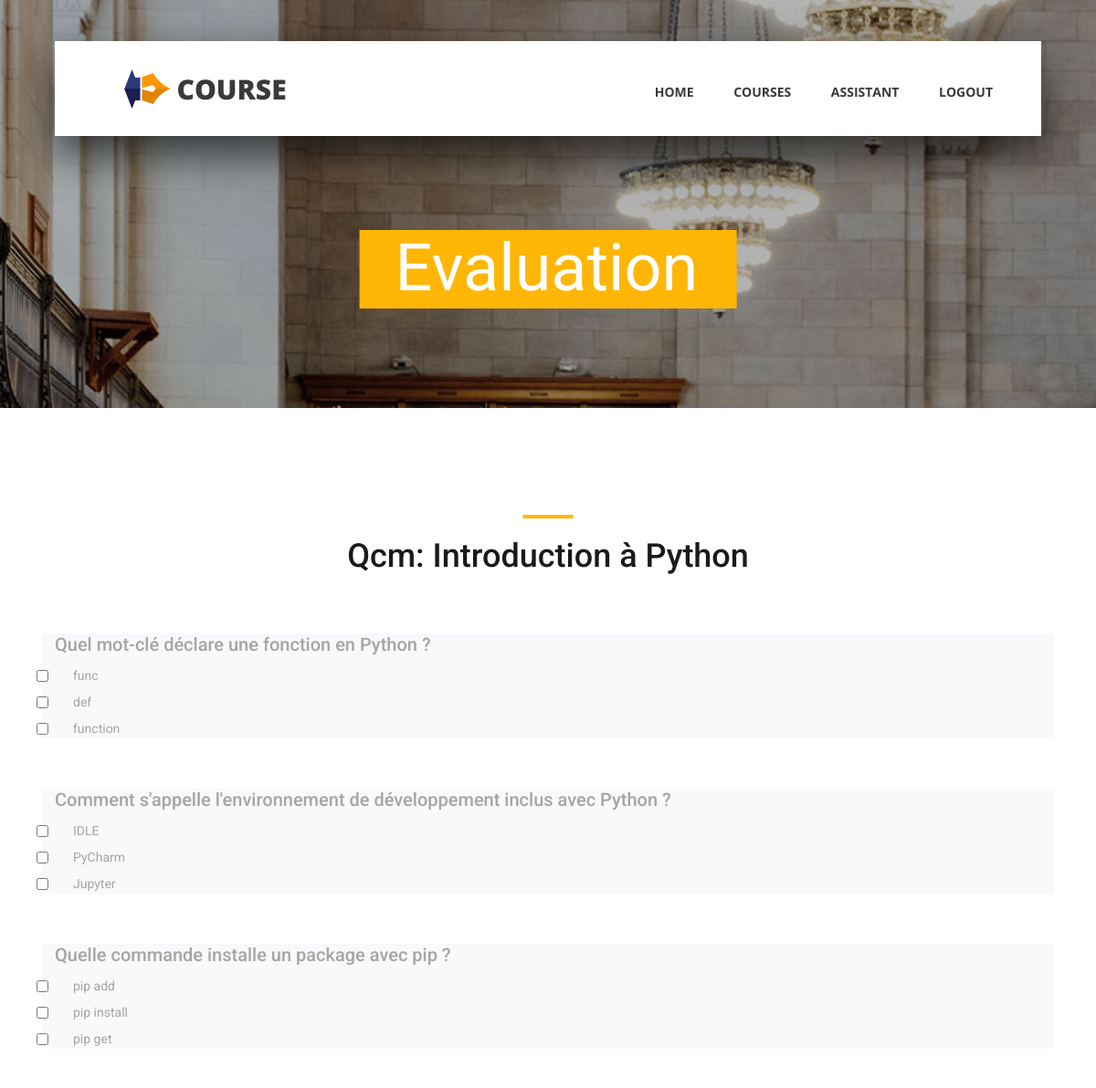
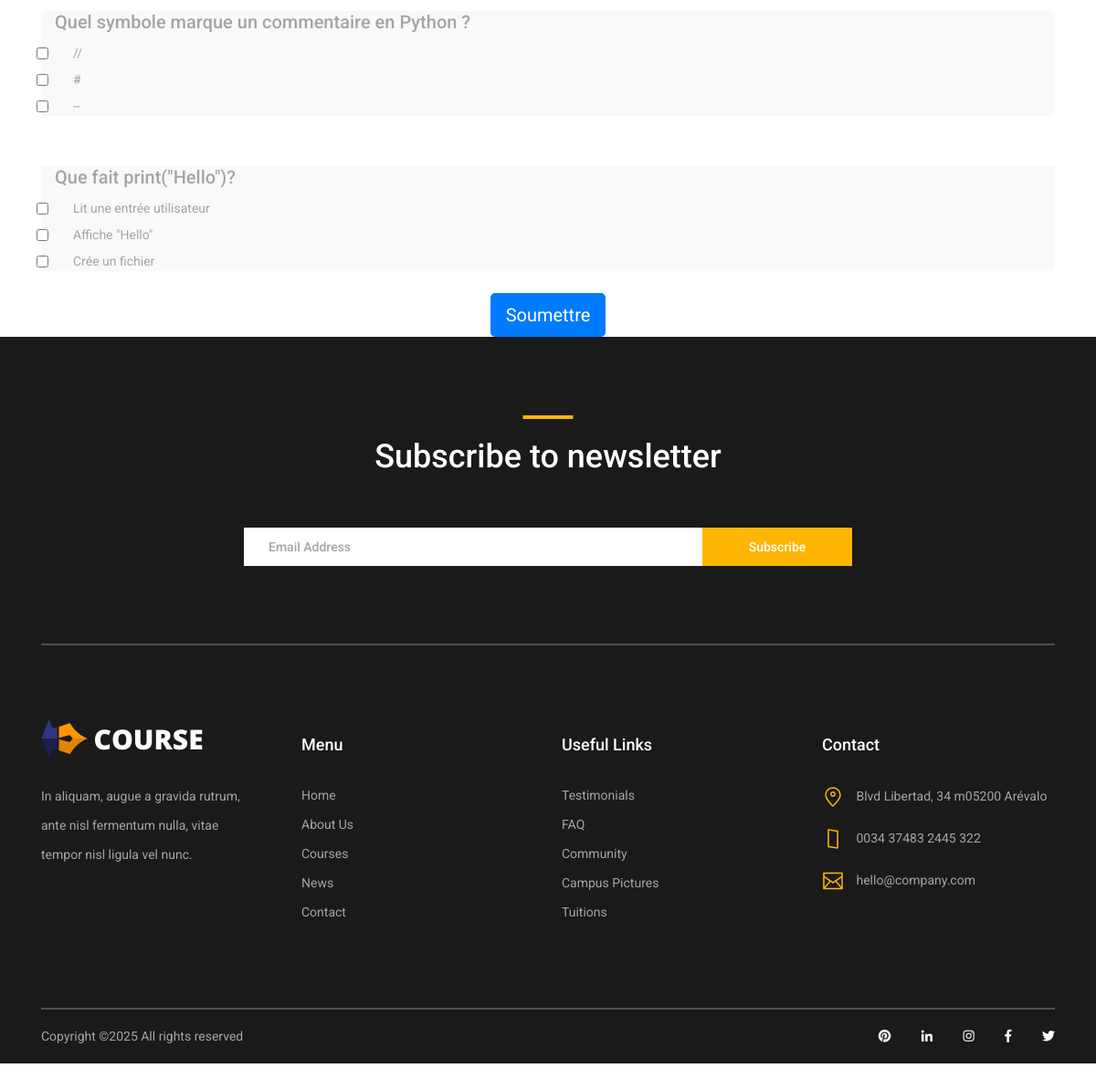
Page /qcm/8/ (signed in) on the committed database (2 pictures, top to bottom).
### qcm/models.py (models this page shows, shortened)
class Qcm(models.Model):
    idQcm=models.AutoField(primary_key=True)
    lesson=models.ForeignKey(Lesson,on_delete=models.CASCADE,related_name='qcm')
    titreQcm=models.TextField()
    scoreMax=models.IntegerField(default=3, editable=False)

### question/models.py (models this page shows, shortened)
class Question(models.Model):
    idQuestion = models.AutoField(primary_key=True)
    qcm = models.ForeignKey(Qcm, on_delete=models.CASCADE, related_name='questions')
    texte = models.TextField()

### reponse/models.py (models this page shows, shortened)
class Reponse(models.Model):
    idReponse = models.AutoField(primary_key=True)
    question = models.ForeignKey(Question, on_delete=models.CASCADE, related_name='reponses')
    rep = models.TextField()
    natureRep = models.BooleanField()  # True si c’est une bonne réponse

### qcm/views.py (the view)
# urls.py: path('<int:qcm_id>/', views.afficher_qcm, name='questions'),
@login_required
def afficher_qcm(request, qcm_id):
    qcm = get_object_or_404(Qcm, pk=qcm_id)
    questions = qcm.questions.prefetch_related('reponses')
    return render(request, 'qcm.html', {
        'qcm': qcm,
        'questions': questions,
    })

### templates/qcm.html (shortened to what this page needs)
{% load static %}
<!DOCTYPE html>
<html lang="en">
<head>
    <link rel="stylesheet" type="text/css" href="{% static 'styles/bootstrap4/bootstrap.min.css' %}">
    <link href="{% static 'plugins/fontawesome-free-5.0.1/css/fontawesome-all.css' %}" rel="stylesheet" type="text/css">
    <link rel="stylesheet" type="text/css" href="{% static 'styles/courses_styles.css' %}">
    <link rel="stylesheet" type="text/css" href="{% static 'styles/courses_responsive.css' %}">
</head>
<body>
<div class="super_container">
    <header class="header d-flex flex-row">
        <div class="header_content d-flex flex-row align-items-center">
            <div class="logo_container">
                <div class="logo">
                    <img src="{% static 'images/logo.png' %}" alt="">
                    <span>course</span>
                </div>
            </div>
            <nav class="main_nav_container">
                <div class="main_nav">
                    <ul class="main_nav_list">
                        <li class="main_nav_item"><a href="{% url 'index' %}">home</a></li>
                        <li class="main_nav_item"><a href="{% url 'cours:liste' %}">courses</a></li>
                        <li class="main_nav_item"><a href="{% url 'chat' %}">Assistant</a></li>
                        <li  class="main_nav_item">
							{% if user.is_authenticated %}
							<a class="page-scroll" href="{% url 'logout' %}">Logout</a>
							{% else %}
							<a class="page-scroll" href="{% url 'login' %}">Login</a>
							{% endif %}
						</li>
                    </ul>
                </div>
            </nav>
        </div>
    </header>
    <div class="home">
        <div class="home_background_container prlx_parent">
            <div class="home_background prlx" style="background-image:url({% static 'images/courses_background.jpg' %})"></div>
        </div>
        <div class="home_content">
            <h1>Evaluation</h1>
        </div>
    </div>
    <div class="popular page_section">
        <div class="container">
            <div class="row">
                <div class="col">
                    <div class="section_title text-center">
                        <h1>Qcm: {{qcm.titreQcm}}</h1>
                    </div>
                </div>
            </div>
           <form method="post" action="{% url 'qcm:soumettre_qcm' qcm.idQcm %}" class="mt-4">
    {% for question in questions %}
        <div class="card mb-4 shadow-sm">
            <div class="card-body">
                <h5 class="card-title">{{ question.texte }}</h5>
                {% for reponse in question.reponses.all %}
                    <div class="form-check">
                        <input class="form-check-input" type="checkbox" name="question_{{ question.idQuestion }}" id="reponse_{{ reponse.idReponse }}" value="{{ reponse.idReponse }}">
                        <label class="form-check-label" for="reponse_{{ reponse.idReponse }}">
                            {{ reponse.rep }}
                        </label>
                    </div>
                {% endfor %}
            </div>
        </div>
    {% endfor %}
    <div class="text-center">
        <button type="submit" class="btn btn-primary btn-lg">Soumettre</button>
    </div>
</form>
        </div>
    <footer class="footer">
        <div class="container">
            <div class="newsletter">
                <div class="row">
                    <div class="col">
                        <div class="section_title text-center">
                            <h1>Subscribe to newsletter</h1>
                        </div>
                    </div>
                </div>
                <div class="row">
                    <div class="col text-center">
                        <div class="newsletter_form_container mx-auto">
                            <form method="post">
                                <div class="newsletter_form d-flex flex-md-row flex-column flex-xs-column align-items-center justify-content-center">
                                    <input type="email" name="email" class="newsletter_email" placeholder="Email Address" required>
                                    <button type="submit" class="newsletter_submit_btn trans_300">Subscribe</button>
                                </div>
                            </form>
                        </div>
                    </div>
                </div>
            </div>
            <div class="footer_content">
                <div class="row">
                    <div class="col-lg-3 footer_col">
                        <div class="logo_container">
                            <div class="logo">
                                <img src="{% static 'images/logo.png' %}" alt="">
                                <span>course</span>
                            </div>
                        </div>
                        <p class="footer_about_text">In aliquam, augue a gravida rutrum, ante nisl fermentum nulla, vitae tempor nisl ligula vel nunc.</p>
                    </div>
                    <div class="col-lg-3 footer_col">
                        <div class="footer_column_title">Menu</div>
                        <div class="footer_column_content">
                            <ul>
                                <li class="footer_list_item"><a href="{% url 'index' %}">Home</a></li>
                                <li class="footer_list_item"><a href="#">About Us</a></li>
                                <li class="footer_list_item"><a href="#">Courses</a></li>
                                <li class="footer_list_item"><a href="#">News</a></li>
                                <li class="footer_list_item"><a href="#">Contact</a></li>
                            </ul>
                        </div>
                    </div>
                    <div class="col-lg-3 footer_col">
                        <div class="footer_column_title">Useful Links</div>
                        <div class="footer_column_content">
                            <ul>
                                <li class="footer_list_item"><a href="#">Testimonials</a></li>
                                <li class="footer_list_item"><a href="#">FAQ</a></li>
                                <li class="footer_list_item"><a href="#">Community</a></li>
                                <li class="footer_list_item"><a href="#">Campus Pictures</a></li>
                                <li class="footer_list_item"><a href="#">Tuitions</a></li>
                            </ul>
                        </div>
                    </div>
                    <div class="col-lg-3 footer_col">
                        <div class="footer_column_title">Contact</div>
                        <div class="footer_column_content">
                            <ul>
                                <li class="footer_contact_item">
                                    <div class="footer_contact_icon">
                                        <img src="{% static 'images/placeholder.svg' %}" alt="">
                                    </div>
                                    Blvd Libertad, 34 m05200 Arévalo
                                </li>
                                <li class="footer_contact_item">
                                    <div class="footer_contact_icon">
                                        <img src="{% static 'images/smartphone.svg' %}" alt="">
                                    </div>
                                    0034 37483 2445 322
                                </li>
                                <li class="footer_contact_item">
                                    <div class="footer_contact_icon">
                                        <img src="{% static 'images/envelope.svg' %}" alt="">
                                    </div>
                                    hello@company.com
                                </li>
                            </ul>
                        </div>
                    </div>
                </div>
            </div>
            <div class="footer_bar d-flex flex-column flex-sm-row align-items-center">
                <div class="footer_copyright">
                    <span>Copyright &copy;<script>document.write(new Date().getFullYear());</script> All rights reserved</span>
                </div>
                <div class="footer_social ml-sm-auto">
                    <ul class="menu_social">
                        <li class="menu_social_item"><a href="#"><i class="fab fa-pinterest"></i></a></li>
                        <li class="menu_social_item"><a href="#"><i class="fab fa-linkedin-in"></i></a></li>
                        <li class="menu_social_item"><a href="#"><i class="fab fa-instagram"></i></a></li>
                        <li class="menu_social_item"><a href="#"><i class="fab fa-facebook-f"></i></a></li>
                        <li class="menu_social_item"><a href="#"><i class="fab fa-twitter"></i></a></li>
                    </ul>
                </div>
            </div>
        </div>
    </footer>
</div>
</body>
</html>

### static/styles/courses_responsive.css (style rules this page uses)
@media only screen and (max-width: 1380px) { .header { width: 1200px; } }
@media only screen and (max-width: 1380px) { .header_content { width: calc(100% - 219px); } }
@media only screen and (max-width: 1380px) { .main_nav_container { padding-right: 63px; } }
@media only screen and (max-width: 1280px) { .header { width: 90%; } }
@media only screen and (max-width: 1280px) { .header_content { width: 100%; } }
@media only screen and (max-width: 1280px) { .main_nav_container { padding-right: 53px; } }
@media only screen and (max-width: 1280px) { .card-title { font-size: 20px; } }

### rows in the picture
Qcm: titreQcm "Introduction à Python"
Question: texte "Quel mot-clé déclare une fonction en Python ?"
Reponse: rep "func"
Reponse: rep "def"
Reponse: rep "function"
Question: texte "Comment s'appelle l'environnement de développement inclus avec Python ?"
Reponse: rep "IDLE"
Reponse: rep "PyCharm"
Reponse: rep "Jupyter"
Question: texte "Quelle commande installe un package avec pip ?"
Reponse: rep "pip add"
Reponse: rep "pip install"
Reponse: rep "pip get"
Question: texte "Quel symbole marque un commentaire en Python ?"
Reponse: rep "//"
Reponse: rep "#"
Reponse: rep "--"
Question: texte "Que fait print(\"Hello\")?"
Reponse: rep "Lit une entrée utilisateur"
Reponse: rep "Affiche \"Hello\""
Reponse: rep "Crée un fichier"
